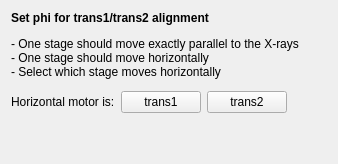
     <widget class="QWidget" name="page_rotation_axes">
      <layout class="QVBoxLayout" name="layout_rotation_axes">
       <item>
        <widget class="QLabel" name="lb_rotaxes_title">
         <property name="text">
          <string>&lt;html&gt;&lt;head/&gt;&lt;body&gt;&lt;p&gt;&lt;span style=&quot; font-weight:600;&quot;&gt;Set phi for trans1/trans2 alignment&lt;/span&gt;&lt;/p&gt;&lt;p&gt;- One stage should move exactly parallel to the X-rays&lt;br/&gt;- One stage should move horizontally&lt;br/&gt;- Select which stage moves horizontally&lt;/p&gt;&lt;/body&gt;&lt;/html&gt;</string>
         </property>
         <property name="textFormat">
          <enum>Qt::RichText</enum>
         </property>
         <property name="wordWrap">
          <bool>true</bool>
         </property>
        </widget>
       </item>
       <item>
        <widget class="QWidget" name="container_rows_rotaxes" native="true"/>
       </item>
       <item>
        <layout class="QHBoxLayout" name="layout_rotaxes_picker">
         <item>
          <widget class="QLabel" name="lb_rotaxes_transh_prompt">
           <property name="text">
            <string>Horizontal motor is:</string>
           </property>
          </widget>
         </item>
         <item>
          <widget class="QPushButton" name="pb_rotaxes_trans1">
           <property name="toolTip">
            <string>Record trans1 as the horizontal stage (transH) and go back to roughly finding the sample center.</string>
           </property>
           <property name="text">
            <string>trans1</string>
           </property>
          </widget>
         </item>
         <item>
          <widget class="QPushButton" name="pb_rotaxes_trans2">
           <property name="toolTip">
            <string>Record trans2 as the horizontal stage (transH) and go back to roughly finding the sample center.</string>
           </property>
           <property name="text">
            <string>trans2</string>
           </property>
          </widget>
         </item>
         <item>
          <spacer name="spacer_rotaxes">
           <property name="orientation">
            <enum>Qt::Horizontal</enum>
           </property>
           <property name="sizeHint" stdset="0">
            <size>
             <width>40</width>
             <height>20</height>
            </size>
           </property>
          </spacer>
         </item>
        </layout>
       </item>
       <item>
        <spacer name="spacer_rotaxes_bottom">
         <property name="orientation">
          <enum>Qt::Vertical</enum>
         </property>
         <property name="sizeHint" stdset="0">
          <size>
           <width>20</width>
           <height>40</height>
          </size>
         </property>
        </spacer>
       </item>
      </layout>
     </widget>
